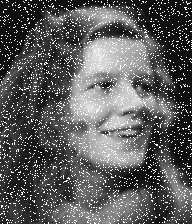
#> input picture data/histo_imageTest_entree.png, 192 x 224 px
$ jupyter execute project3.ipynb   (shell and % lines are left out)
#> lines starting #> are read from the running program, lines starting #| are printed output that depends on the picture
# Histogram transformations

[cell 1]
import cv2
import matplotlib.pyplot as plt
import numpy as np

[cell 2]
def compute_hist(img):
    """
    Computes the histogram of an image, i.e. counts the number of           occurences of each values
    ----------
    Input
    img : numpy array
    ----------
    Output
    out : numpy array
    ----------
    """
    out = np.zeros(256) # Specified length
    for i in range(img.shape[0]):
        for j in range(img.shape[1]):
            out[int(img[i][j])] += 1
    return out

## I. Algorithm

**1.** Write the histogram stretching algorithm.

*Formulas :*

* Stretch : $\frac{I_{i, j}-I_{min}}{I_{max}-I_{min}} \times 255$

[cell 3]
def stretch(img):
    return 255*((img-img.min())/(img.max()-img.min()))

**2.** Write the histogram uniformization algorithm.

*Formulas :*

* Uniformization : $f(x) = \frac{255}{N_{pixels}} \times \sum^{x}_{n=0} H(n)$

[cell 4]
def uniformization(img):
    hist = compute_hist(img)
    out = np.zeros(img.shape)
    N = out.shape[0] * out.shape[1] # Number of pixels
    for i in range(out.shape[0]):
        for j in range(out.shape[1]):
            out[i][j] = (255/N)*sum(hist[:int(img[i][j])])
    return out

## Computation

**1.** Compute a stretching technique on the test image 'histo_imageTest_entree.png' : what do you observe ?

**2.** Compute an uniformization technique on the stretched image 'histo_imageTest_entree.png' : what do you observe ?

[cell 5]
# Load image
img = cv2.imread("./data/histo_imageTest_entree.png")
#> img is the input picture: shape (224, 192, 3); min 0, max 31, mean 11.4
new_img = cv2.cvtColor(img,cv2.COLOR_BGR2GRAY)
# Histogram
hist = compute_hist(new_img)
#> hist = 256 values, max 6817 at index 2, min 0 at index 29, mean 168
# Stretching
stretched_img = stretch(new_img)
stretched_hist = compute_hist(stretched_img)
#> stretched_hist = 256 values, max 6817 at index 16, min 0 at index 1, mean 168
# Uniformization
uniformized_img = uniformization(stretched_img)
#> in uniformization, `hist = compute_hist(img)`: hist has the same summary as stretched_hist outside uniformization
#> after the loop in uniformization, `for i in range(out.shape[0]):`:
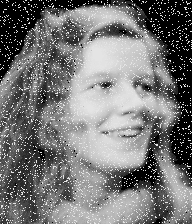
#> out: shape (224, 192) float64; min 0, max 229, mean 118.8
uniformized_hist = compute_hist(uniformized_img)
#> uniformized_hist = 256 values, max 6821 at index 0, min 0 at index 1, mean 168
# Display
fig, axs = plt.subplots(3,2, figsize=(13,10))
axs[0][0].set_title("Original Image")
axs[0][0].imshow(img)
axs[0][1].set_title("Histogram")
axs[0][1].bar(np.array([i for i in range(256)]), hist)
axs[1][0].set_title("Stretched Image")
axs[1][0].imshow(stretched_img,cmap=plt.cm.gray)
axs[1][1].set_title("Histogram")
axs[1][1].bar(np.array([i for i in range(256)]), stretched_hist)
axs[2][0].set_title("Uniformized Stretched Image")
axs[2][0].imshow(uniformized_img,cmap=plt.cm.gray)
axs[2][1].set_title("Histogram")
axs[2][1].bar(np.array([i for i in range(256)]), uniformized_hist)

plt.show()
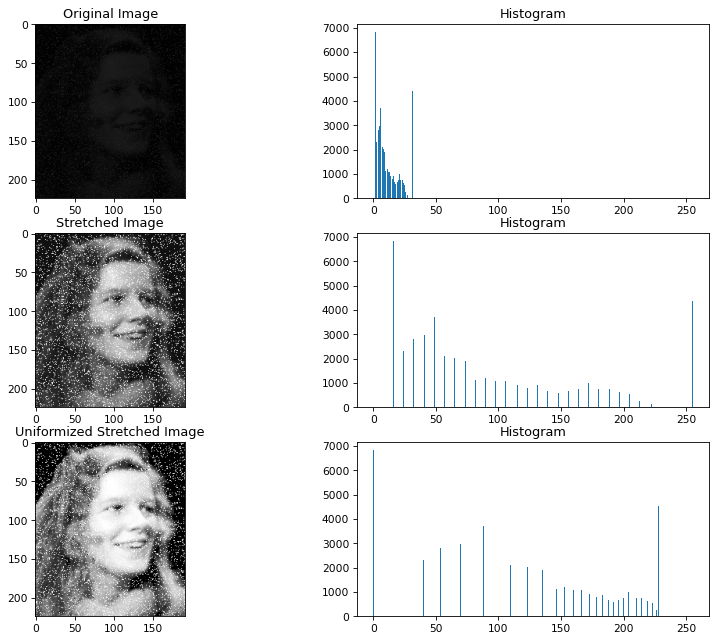
#> figure drawn by matplotlib, 6 panels; panel 2: tallest bar 6817 high, from x = 1.6 to 2.4; panel 4: tallest bar 6817 high, from x = 15.6 to 16.4; panel 6: tallest bar 6821 high, from x = -0.4 to 0.4

$ run again, with data/CT_COVID (3).png copied over data/histo_imageTest_entree.png
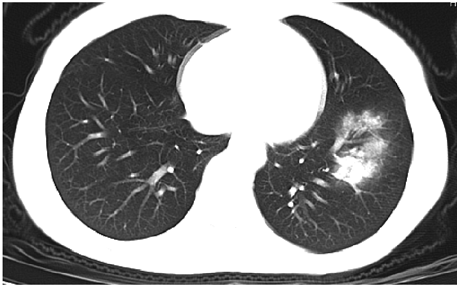
#> input picture data/CT_COVID (3).png, 457 x 285 px
#> img is the input picture: shape (285, 457, 3); min 0, max 255, mean 140.8
#> `hist = compute_hist(new_img)`: hist = 256 values, max 49742 at index 255, min 0 at index 1, mean 508.8
#> stretched_hist has the same summary as hist
#> after the loop in uniformization, `for i in range(out.shape[0]):`:
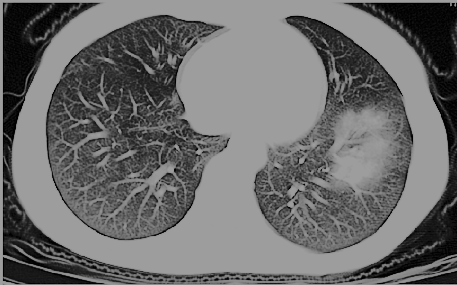
#> out: shape (285, 457) float64; min 0, max 157.6, mean 108.3
#> uniformized_hist = 256 values, max 50040 at index 157, min 0 at index 2, mean 508.8
